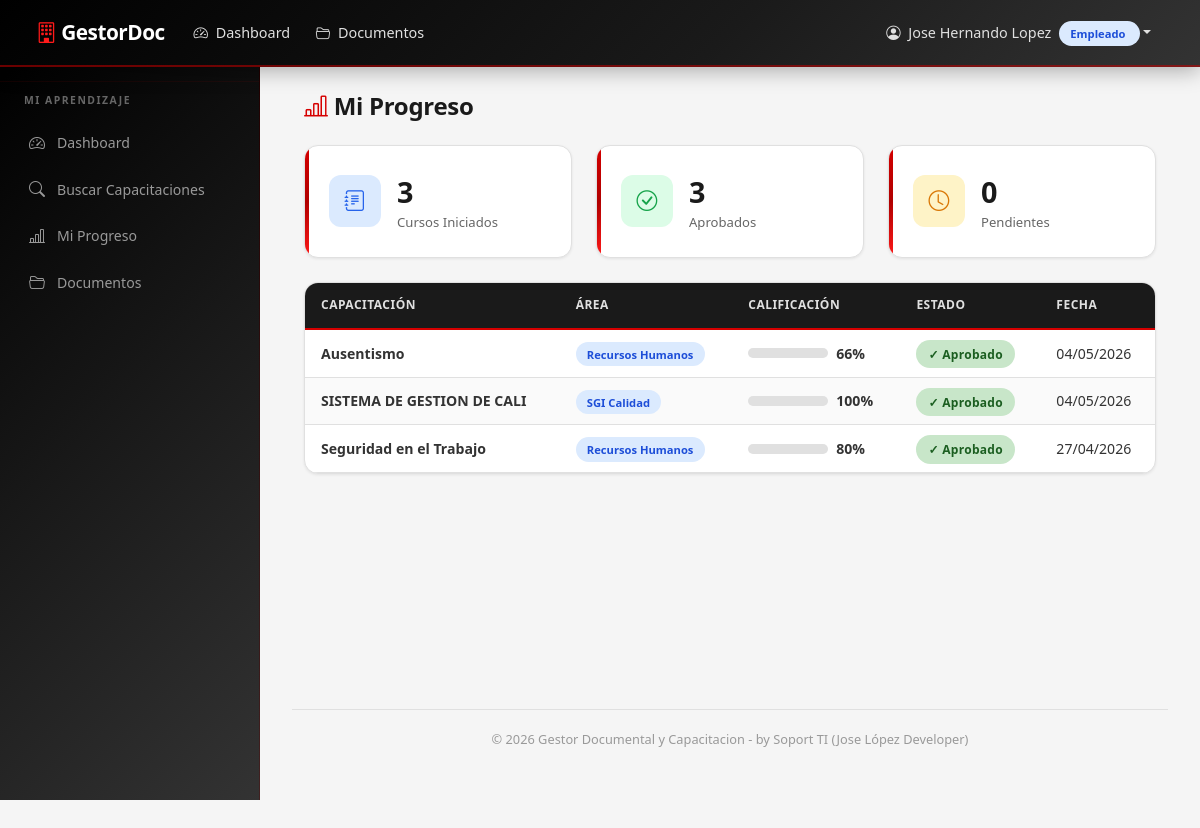
/mi-progreso (signed in), run on an earlier commit of the app's database.
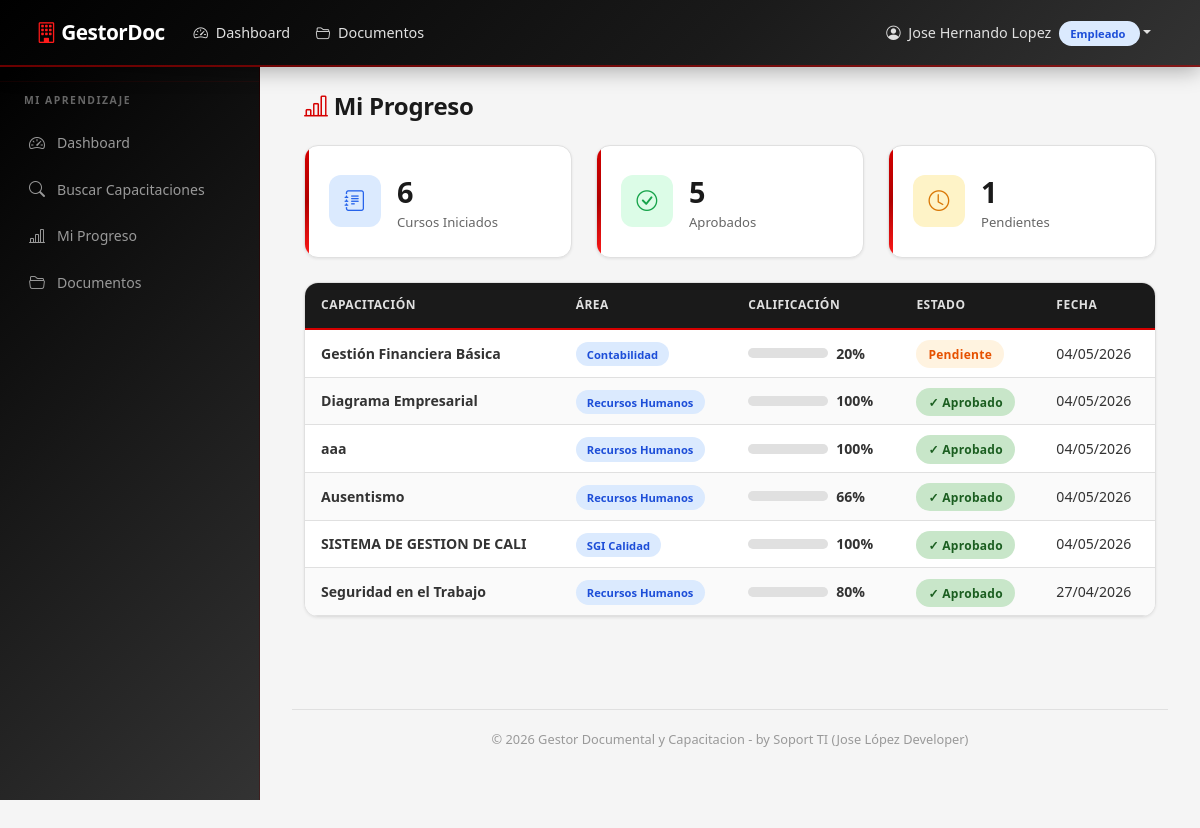
And on a later commit of the database.
### models.py (models this page shows, shortened)
class User(UserMixin, db.Model):
    __tablename__ = 'user'
    id = db.Column(db.Integer, primary_key=True)
    username = db.Column(db.String(80), unique=True, nullable=False)
    password_hash = db.Column(db.String(256), nullable=False)
    nombres = db.Column(db.String(120), nullable=False, default='')
    apellidos = db.Column(db.String(120), nullable=False, default='')
    role = db.Column(db.String(20), nullable=False, default='Empleado')
    activo = db.Column(db.Boolean, default=True)
    fecha_creacion = db.Column(db.DateTime, default=datetime.utcnow)
    gestor = db.relationship('Gestor', backref='user', uselist=False, lazy=True)
    empleado = db.relationship('Empleado', backref='user', uselist=False, lazy=True)
    @property
    def nombre_completo(self):
        return f'{self.nombres} {self.apellidos}'.strip()

class ProgresoCapacitacion(db.Model):
    __tablename__ = 'progreso_capacitacion'
    id = db.Column(db.Integer, primary_key=True)
    empleado_id = db.Column(
        db.Integer, db.ForeignKey('empleado.id'), nullable=False
    )
    capacitacion_id = db.Column(
        db.Integer, db.ForeignKey('capacitacion.id'), nullable=False
    )
    calificacion = db.Column(db.Integer, default=0)  # 0-100
    estado = db.Column(db.String(20), default='Pendiente')  # Pendiente/Aprobado
    fecha_completado = db.Column(db.DateTime, nullable=True)
    respuestas_json = db.Column(db.Text, default='')  # JSON con las respuestas dadas
    __table_args__ = (
        db.UniqueConstraint(
            'empleado_id', 'capacitacion_id',
            name='uq_empleado_capacitacion'
        ),
    )

class Capacitacion(db.Model):
    __tablename__ = 'capacitacion'
    id = db.Column(db.Integer, primary_key=True)
    titulo = db.Column(db.String(200), nullable=False)
    descripcion = db.Column(db.Text, default='')
    area_id = db.Column(db.Integer, db.ForeignKey('area.id'), nullable=False)
    gestor_id = db.Column(db.Integer, db.ForeignKey('gestor.id'), nullable=False)
    material_link = db.Column(db.String(500), default='')  # Video/PDF link (legacy)
    porcentaje_aprobacion = db.Column(db.Integer, default=80)  # % mínimo para aprobar
    activa = db.Column(db.Boolean, default=True)
    fecha_creacion = db.Column(db.DateTime, default=datetime.utcnow)
    preguntas = db.relationship('Pregunta', backref='capacitacion', lazy=True,
                                cascade='all, delete-orphan')
    progreso = db.relationship('ProgresoCapacitacion', backref='capacitacion', lazy=True)
    materiales = db.relationship('MaterialCapacitacion', backref='capacitacion', lazy=True,
                                 cascade='all, delete-orphan')

class Area(db.Model):
    __tablename__ = 'area'
    id = db.Column(db.Integer, primary_key=True)
    nombre_area = db.Column(db.String(100), unique=True, nullable=False)
    gestores = db.relationship('Gestor', backref='area', lazy=True)
    documentos = db.relationship('Documento', backref='area', lazy=True)
    capacitaciones = db.relationship('Capacitacion', backref='area', lazy=True)

### routes/empleado.py (the view)
@empleado_bp.route('/mi-progreso')
@login_required
def mi_progreso():
    if current_user.role != 'Empleado':
        flash('Acceso no autorizado.', 'danger')
        return redirect(url_for('main.dashboard'))
    empleado = get_empleado()
    if not empleado:
        flash('Perfil de empleado no encontrado.', 'danger')
        return redirect(url_for('main.dashboard'))
    progresos = ProgresoCapacitacion.query.filter_by(
        empleado_id=empleado.id
    ).order_by(ProgresoCapacitacion.fecha_completado.desc()).all()
    total = len(progresos)
    aprobados = sum(1 for p in progresos if p.estado == 'Aprobado')
    pendientes = total - aprobados
    return render_template('empleado/mi_progreso.html',
                           progresos=progresos,
                           total=total,
                           aprobados=aprobados,
                           pendientes=pendientes,
                           empleado=empleado)

### routes/empleado.py (called while the page is built)
def get_empleado():
    return Empleado.query.filter_by(user_id=current_user.id).first()

### templates/empleado/mi_progreso.html (shortened to what this page needs)
{% extends "base.html" %}
{% block content %}
<div class="container-fluid">
    <h4 class="mb-4"><i class="bi bi-bar-chart-line"></i> Mi Progreso</h4>
    <div class="row g-4 mb-4">
        <div class="col-md-4">
            <div class="stat-card">
                <div class="d-flex align-items-center gap-3">
                    <div class="stat-icon" style="background:#dbeafe;color:#2563eb;">
                        <i class="bi bi-journal-text"></i>
                    </div>
                    <div>
                        <div class="stat-number">{{ total }}</div>
                        <div class="stat-label">Cursos Iniciados</div>
                    </div>
                </div>
            </div>
        </div>
        <div class="col-md-4">
            <div class="stat-card">
                <div class="d-flex align-items-center gap-3">
                    <div class="stat-icon" style="background:#dcfce7;color:#16a34a;">
                        <i class="bi bi-check-circle"></i>
                    </div>
                    <div>
                        <div class="stat-number">{{ aprobados }}</div>
                        <div class="stat-label">Aprobados</div>
                    </div>
                </div>
            </div>
        </div>
        <div class="col-md-4">
            <div class="stat-card">
                <div class="d-flex align-items-center gap-3">
                    <div class="stat-icon" style="background:#fef3c7;color:#d97706;">
                        <i class="bi bi-clock"></i>
                    </div>
                    <div>
                        <div class="stat-number">{{ pendientes }}</div>
                        <div class="stat-label">Pendientes</div>
                    </div>
                </div>
            </div>
        </div>
    </div>
    {% if not progresos %}
    <div class="empty-state">
        <i class="bi bi-bar-chart-line d-block"></i>
        <h5>Sin registros aún</h5>
        <p class="text-muted">Aún no ha iniciado ninguna capacitación.</p>
        <a href="{{ url_for('empleado.listar_capacitaciones') }}" class="btn btn-primary">
            <i class="bi bi-search"></i> Buscar Capacitaciones
        </a>
    </div>
    {% else %}
    <div class="card-custom">
        <div class="card-body p-0">
            <table class="table-custom">
                <thead>
                    <tr>
                        <th>Capacitación</th>
                        <th>Área</th>
                        <th>Calificación</th>
                        <th>Estado</th>
                        <th>Fecha</th>
                    </tr>
                </thead>
                <tbody>
                    {% for progreso in progresos %}
                    <tr>
                        <td><strong>{{ progreso.capacitacion.titulo }}</strong></td>
                        <td>
                            <span class="badge-role" style="background:#dbeafe;color:#1d4ed8;">
                                {{ progreso.capacitacion.area.nombre_area }}
                            </span>
                        </td>
                        <td>
                            <div class="d-flex align-items-center gap-2">
                                <div class="progress-custom" style="width:80px;">
                                </div>
                                <strong>{{ progreso.calificacion }}%</strong>
                            </div>
                        </td>
                        <td>
                            {% if progreso.estado == 'Aprobado' %}
                                <span class="badge-estado badge-aprobado">✓ Aprobado</span>
                            {% else %}
                                <span class="badge-estado badge-pendiente">Pendiente</span>
                            {% endif %}
                        </td>
                        <td>
                            {{ progreso.fecha_completado.strftime('%d/%m/%Y') if progreso.fecha_completado else 'N/A' }}
                        </td>
                    </tr>
                    {% endfor %}
                </tbody>
            </table>
        </div>
    </div>
    {% endif %}
</div>
{% endblock %}

### templates/base.html (shortened to what this page needs)
<!DOCTYPE html>
<html lang="es">
<head>
    <link href="https://cdn.jsdelivr.net/npm/bootstrap@5.3.3/dist/css/bootstrap.min.css" rel="stylesheet">
    <link href="https://cdn.jsdelivr.net/npm/bootstrap-icons@1.11.3/font/bootstrap-icons.min.css" rel="stylesheet">
    <link href="{{ url_for('static', filename='css/style.css') }}" rel="stylesheet">
</head>
<body>
    {% if current_user.is_authenticated %}
    <nav class="navbar navbar-expand-lg navbar-dark navbar-custom fixed-top">
        <div class="container-fluid">
            <a class="navbar-brand" href="{{ url_for('main.dashboard') }}">
                <i class="bi bi-building"></i> GestorDoc
            </a>
            <div class="collapse navbar-collapse" id="navbarNav">
                <ul class="navbar-nav me-auto">
                    <li class="nav-item">
                        <a class="nav-link" href="{{ url_for('main.dashboard') }}">
                            <i class="bi bi-speedometer2"></i> Dashboard
                        </a>
                    </li>
                    <li class="nav-item">
                        <a class="nav-link" href="{{ url_for('documentos.listar') }}">
                            <i class="bi bi-folder2-open"></i> Documentos
                        </a>
                    </li>
                </ul>
                <ul class="navbar-nav">
                    <li class="nav-item dropdown">
                        <a class="nav-link dropdown-toggle" href="#" role="button"
                           data-bs-toggle="dropdown">
                            <i class="bi bi-person-circle"></i>
                            {{ current_user.nombre_completo }}
                            <span class="badge-role"
                                  style="background:#dbeafe;color:#1d4ed8;margin-left:4px;">
                                {{ current_user.role | role_label }}
                            </span>
                        </a>
                    </li>
                </ul>
            </div>
        </div>
    </nav>
    <div class="sidebar">
        {% if current_user.role == 'Admin' %}
        <div class="sidebar-heading">Administración</div>
        <a href="{{ url_for('main.dashboard') }}" class="nav-link">
            <i class="bi bi-speedometer2"></i> Dashboard
        </a>
        <a href="{{ url_for('admin.listar_empleados') }}" class="nav-link">
            <i class="bi bi-people"></i> Empleados
        </a>
        <a href="{{ url_for('admin.listar_gestores') }}" class="nav-link">
            <i class="bi bi-person-badge"></i> Gestores
        </a>
        <a href="{{ url_for('rrhh.panel') }}" class="nav-link">
            <i class="bi bi-people"></i> Panel RRHH
        </a>
        <a href="{{ url_for('documentos.listar') }}" class="nav-link">
            <i class="bi bi-folder2-open"></i> Documentos
        </a>
        <a href="{{ url_for('documentos.subir') }}" class="nav-link">
            <i class="bi bi-upload"></i> Subir Documento
        </a>
        <a href="{{ url_for('rrhh.reporte') }}" class="nav-link">
            <i class="bi bi-graph-up"></i> Reportes
        </a>
        <a href="{{ url_for('rrhh.listar_reportes_control') }}" class="nav-link">
            <i class="bi bi-file-earmark-text"></i> Reportes FGH-22
        </a>
        {% elif current_user.role == 'Empleado' %}
        <div class="sidebar-heading">Mi Aprendizaje</div>
        <a href="{{ url_for('main.dashboard') }}" class="nav-link">
            <i class="bi bi-speedometer2"></i> Dashboard
        </a>
        <a href="{{ url_for('empleado.listar_capacitaciones') }}" class="nav-link">
            <i class="bi bi-search"></i> Buscar Capacitaciones
        </a>
        <a href="{{ url_for('empleado.mi_progreso') }}" class="nav-link">
            <i class="bi bi-bar-chart-line"></i> Mi Progreso
        </a>
        <a href="{{ url_for('documentos.listar') }}" class="nav-link">
            <i class="bi bi-folder2-open"></i> Documentos
        </a>
        {% endif %}
    </div>
    {% endif %}
    {% if current_user.is_authenticated %}
    <div class="main-content">
    {% endif %}
        {% block content %}{% endblock %}
    {% if current_user.is_authenticated %}
        <div class="footer">
            © 2026 Gestor Documental y Capacitacion - by Soport TI (Jose López Developer)
        </div>
    </div>
    {% endif %}
</body>
</html>

What changed in the data, as far as the page shows it:
added ProgresoCapacitacion: capacitacion.titulo "Gestión Financiera Básica", capacitacion.area.nombre_area "Contabilidad", calificacion "20", estado "Pendiente", fecha_completado "04/05/2026"
added ProgresoCapacitacion: capacitacion.titulo "Diagrama Empresarial", capacitacion.area.nombre_area "Recursos Humanos", calificacion "100", estado "✓ Aprobado", fecha_completado "04/05/2026"
added ProgresoCapacitacion: capacitacion.titulo "aaa", capacitacion.area.nombre_area "Recursos Humanos", calificacion "100", estado "✓ Aprobado", fecha_completado "04/05/2026"
Also different on the page:
{{ total }}: "3" → "6"
{{ aprobados }}: "3" → "5"
{{ pendientes }}: "0" → "1"
